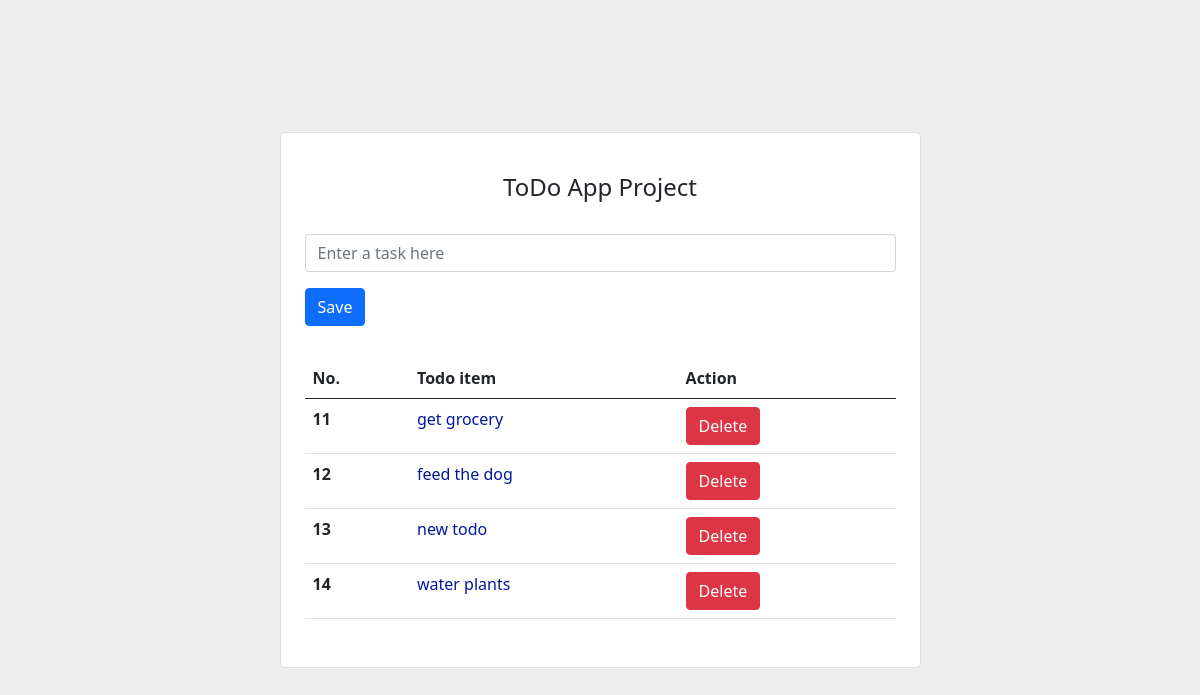
The page /todoapp/ on the database as committed earlier.
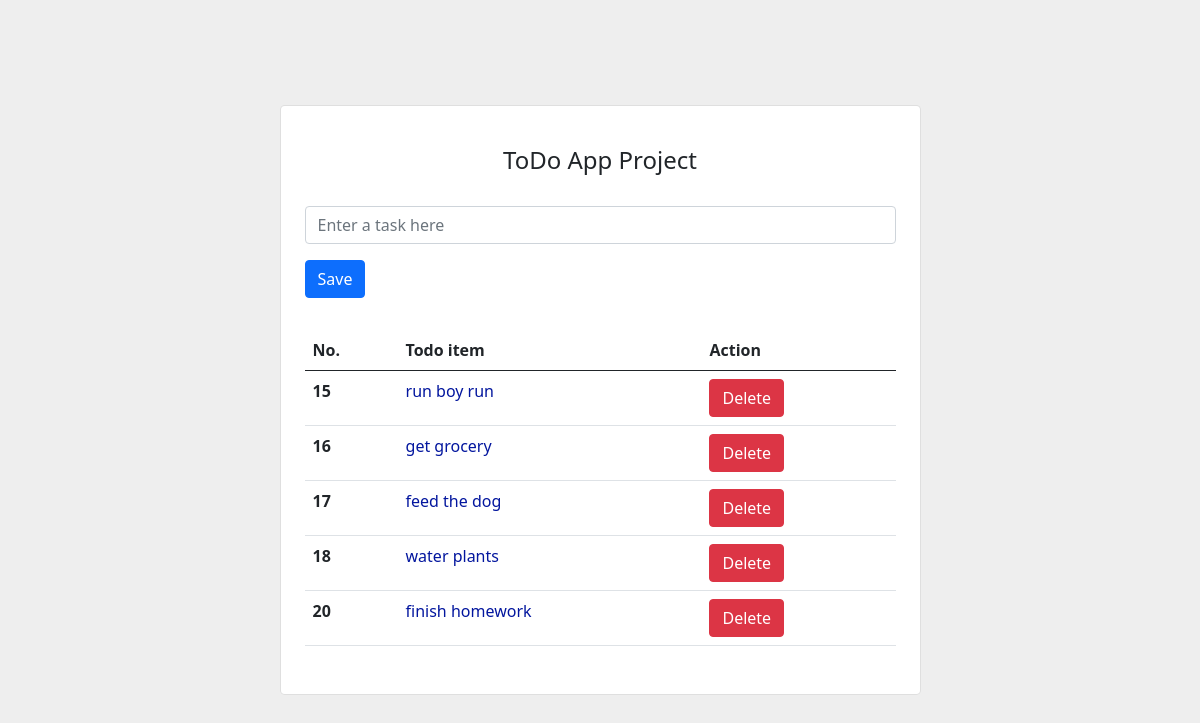
The same page on the database as committed later.
### todoapp/models.py (models this page shows)
class TodoList(models.Model):
    name = models.CharField(max_length=110, unique=True)

### todoapp/views.py (the view)
# urls.py: path('todoapp/', todoappview, name='home'),
def todoappview(request):
    all_todo_items = TodoList.objects.all()
    return render(request, 'index.html', {'all_items': all_todo_items})

### templates/index.html (shortened to what this page needs)
<!DOCTYPE html>
<html lang="en">
    <head>
        <link href="https://cdn.jsdelivr.net/npm/bootstrap@5.0.2/dist/css/bootstrap.min.css" rel="stylesheet">
    </head>
    <body>
        <section class="vh-100" style="background-color: #eee;">
    <div class="container py-5 h-100">
    <div class="row d-flex justify-content-center align-items-center h-100">
      <div class="col col-lg-9 col-xl-7">
        <div class="card rounded-3">
          <div class="card-body p-4">
            <h4 class="text-center my-3 pb-3">ToDo App Project</h4>
            <form action="{% url 'addtodo' %}" method="post" class="row row-cols-lg-auto g-3 justify-content-center align-items-center mb-4 pb-2">
              <div class="col-12">
                <div class="form-outline">
                  <input type="text" id="form1" class="form-control" name="todoname" placeholder="Enter a task here" />
                </div>
              </div>
              <div class="col-12">
                <button type="submit" class="btn btn-primary">Save</button>
              </div>
            </form>
            <table class="table mb-4">
              <thead>
                <tr>
                  <th scope="col">No.</th>
                  <th scope="col">Todo item</th>
                  <th scope="col">Action</th>
                </tr>
              </thead>
              <tbody>
                {% for item in all_items %}
                <tr>
                  <th scope="row">{{item.id}}</th>
                  <td><a href="{% url 'todolistpage' i=item.id %}">{{item.name}}</a></td>
                  <td>
                    <form action="{% url 'deletetodo' i=item.id %}" method="post">
                        <button type="submit" class="btn btn-danger">Delete</button>
                    </form>
                  </td>
                </tr>
                {% endfor %}
              </tbody>
            </table>
          </div>
        </div>
      </div>
    </div>
  </div>
</section>
    </body>
</html>

### templates/index.html (style rules this page uses)
a:link, a:visited { color: #03169e; text-decoration: none; }

Rows that differ between the two databases and show on the page:
removed TodoList: id "11", name "get grocery"
removed TodoList: id "12", name "feed the dog"
removed TodoList: id "13", name "new todo"
removed TodoList: id "14", name "water plants"
added TodoList: id "15", name "run boy run"
added TodoList: id "16", name "get grocery"
added TodoList: id "17", name "feed the dog"
added TodoList: id "18", name "water plants"
added TodoList: id "20", name "finish homework"
